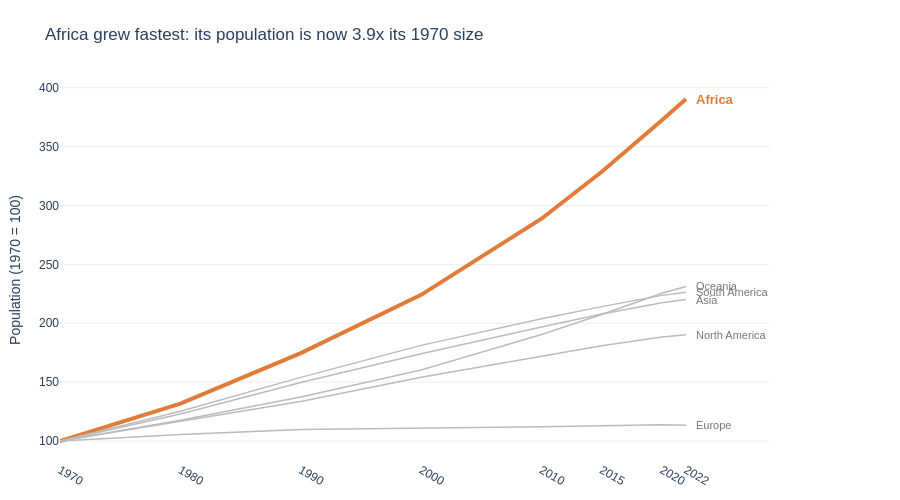

Notebook code for this chart:
### Markdown cell above
**Chart choice & justification:** *Which chart did you choose, and why? Justify design choices.

I used a line chart because the question is about change over time. Continents have very different sizes, so I plotted each continent's population relative to 1970 (1970 = 100); every line starts at the same point and growth can be compared fairly. All continents are light grey except the fastest-growing one, which is orange and thicker, and I labelled the lines directly at their ends, so no legend is needed.

### Code cell
# Q1
# Population of each continent in every year, then indexed to 1970 (1970 = 100)
cont = df_long.groupby(['Continent', 'Year'], as_index=False)['Population'].sum()
base = cont[cont['Year'] == 1970].set_index('Continent')['Population']
cont['Index'] = cont['Population'] / cont['Continent'].map(base) * 100

# Fastest growing continent = highest index in 2022
last = cont[cont['Year'] == 2022].sort_values('Index', ascending=False)
fast_name = last.iloc[0]['Continent']
fast_index = last.iloc[0]['Index']

# Grey for everyone, accent for the fastest
colour_map = {c: (ACCENT if c == fast_name else GREY) for c in cont['Continent'].unique()}

fig = px.line(
    cont, x='Year', y='Index', color='Continent',
    color_discrete_map=colour_map,
    template='plotly_white', height=500, width=900
)

fig.update_traces(line=dict(width=1.5))
fig.update_traces(line=dict(width=4), selector=dict(name=fast_name))

# Direct labels at the end of each line (no legend)
for _, r in last.iterrows():
    is_fast = r['Continent'] == fast_name
    fig.add_annotation(
        x=2022, y=r['Index'], text=f"<b>{r['Continent']}</b>" if is_fast else r['Continent'],
        showarrow=False, xanchor='left', xshift=8,
        font=dict(size=13 if is_fast else 11, color=ACCENT if is_fast else '#777777')
    )

fig.update_layout(
    title=f"{fast_name} grew fastest: its population is now {fast_index / 100:.1f}x its 1970 size",
    showlegend=False,
    xaxis_title=None,
    yaxis_title='Population (1970 = 100)',
    margin=dict(l=60, r=130, t=80, b=40),
    font=dict(family='Arial', size=12)
)
fig.update_xaxes(showgrid=False, tickvals=sorted(cont['Year'].unique()))
fig.update_yaxes(gridcolor='#EEEEEE')

fig.show()

### Figure 1 — Plotly figure (JSON) as saved in the notebook; plotly's stock layout.template omitted (floating-point values rounded to 4 significant figures)
{"data": [{"hovertemplate": "Continent=Africa<br>Year=%{x}<br>Index=%{y}<extra></extra>", "legendgroup": "Africa", "line": {"color": "#E07B39", "dash": "solid", "width": 4}, "marker": {"symbol": "circle"}, "mode": "lines", "name": "Africa", "orientation": "v", "showlegend": true, "type": "scatter", "x": [1970, 1980, 1990, 2000, 2010, 2015, 2020, 2022], "xaxis": "x", "y": [100, 131.8, 174.6, 224.1, 288.8, 328.7, 372.3, 390.4], "yaxis": "y"}, {"hovertemplate": "Continent=Asia<br>Year=%{x}<br>Index=%{y}<extra></extra>", "legendgroup": "Asia", "line": {"color": "#BBBBBB", "dash": "solid", "width": 1.5}, "marker": {"symbol": "circle"}, "mode": "lines", "name": "Asia", "orientation": "v", "showlegend": true, "type": "scatter", "x": [1970, 1980, 1990, 2000, 2010, 2015, 2020, 2022], "xaxis": "x", "y": [100, 122.9, 149.7, 174.1, 196.7, 207.9, 217.4, 220.1], "yaxis": "y"}, {"hovertemplate": "Continent=Europe<br>Year=%{x}<br>Index=%{y}<extra></extra>", "legendgroup": "Europe", "line": {"color": "#BBBBBB", "dash": "solid", "width": 1.5}, "marker": {"symbol": "circle"}, "mode": "lines", "name": "Europe", "orientation": "v", "showlegend": true, "type": "scatter", "x": [1970, 1980, 1990, 2000, 2010, 2015, 2020, 2022], "xaxis": "x", "y": [100, 105.6, 109.8, 110.7, 112.1, 113.1, 113.7, 113.3], "yaxis": "y"}, {"hovertemplate": "Continent=North America<br>Year=%{x}<br>Index=%{y}<extra></extra>", "legendgroup": "North America", "line": {"color": "#BBBBBB", "dash": "solid", "width": 1.5}, "marker": {"symbol": "circle"}, "mode": "lines", "name": "North America", "orientation": "v", "showlegend": true, "type": "scatter", "x": [1970, 1980, 1990, 2000, 2010, 2015, 2020, 2022], "xaxis": "x", "y": [100, 116.8, 133.6, 154.1, 172.1, 180.8, 188.4, 190.3], "yaxis": "y"}, {"hovertemplate": "Continent=Oceania<br>Year=%{x}<br>Index=%{y}<extra></extra>", "legendgroup": "Oceania", "line": {"color": "#BBBBBB", "dash": "solid", "width": 1.5}, "marker": {"symbol": "circle"}, "mode": "lines", "name": "Oceania", "orientation": "v", "showlegend": true, "type": "scatter", "x": [1970, 1980, 1990, 2000, 2010, 2015, 2020, 2022], "xaxis": "x", "y": [100, 117.7, 137.3, 160.3, 190.5, 207.4, 225.5, 231.2], "yaxis": "y"}, {"hovertemplate": "Continent=South America<br>Year=%{x}<br>Index=%{y}<extra></extra>", "legendgroup": "South America", "line": {"color": "#BBBBBB", "dash": "solid", "width": 1.5}, "marker": {"symbol": "circle"}, "mode": "lines", "name": "South America", "orientation": "v", "showlegend": true, "type": "scatter", "x": [1970, 1980, 1990, 2000, 2010, 2015, 2020, 2022], "xaxis": "x", "y": [100, 125.3, 154.0, 181.2, 203.7, 214.1, 223.7, 226.4], "yaxis": "y"}], "layout": {"annotations": [{"font": {"color": "#E07B39", "size": 13}, "showarrow": false, "text": "<b>Africa</b>", "x": 2022, "xanchor": "left", "xshift": 8, "y": 390.4}, {"font": {"color": "#777777", "size": 11}, "showarrow": false, "text": "Oceania", "x": 2022, "xanchor": "left", "xshift": 8, "y": 231.2}, {"font": {"color": "#777777", "size": 11}, "showarrow": false, "text": "South America", "x": 2022, "xanchor": "left", "xshift": 8, "y": 226.4}, {"font": {"color": "#777777", "size": 11}, "showarrow": false, "text": "Asia", "x": 2022, "xanchor": "left", "xshift": 8, "y": 220.1}, {"font": {"color": "#777777", "size": 11}, "showarrow": false, "text": "North America", "x": 2022, "xanchor": "left", "xshift": 8, "y": 190.3}, {"font": {"color": "#777777", "size": 11}, "showarrow": false, "text": "Europe", "x": 2022, "xanchor": "left", "xshift": 8, "y": 113.3}], "font": {"family": "Arial", "size": 12}, "height": 500, "legend": {"title": {"text": "Continent"}, "tracegroupgap": 0}, "margin": {"b": 40, "l": 60, "r": 130, "t": 80}, "showlegend": false, "title": {"text": "Africa grew fastest: its population is now 3.9x its 1970 size"}, "width": 900, "xaxis": {"anchor": "y", "domain": [0, 1], "showgrid": false, "tickvals": [1970, 1980, 1990, 2000, 2010, 2015, 2020, 2022], "title": {}}, "yaxis": {"anchor": "x", "domain": [0, 1], "gridcolor": "#EEEEEE", "title": {"text": "Population (1970 = 100)"}}}}
